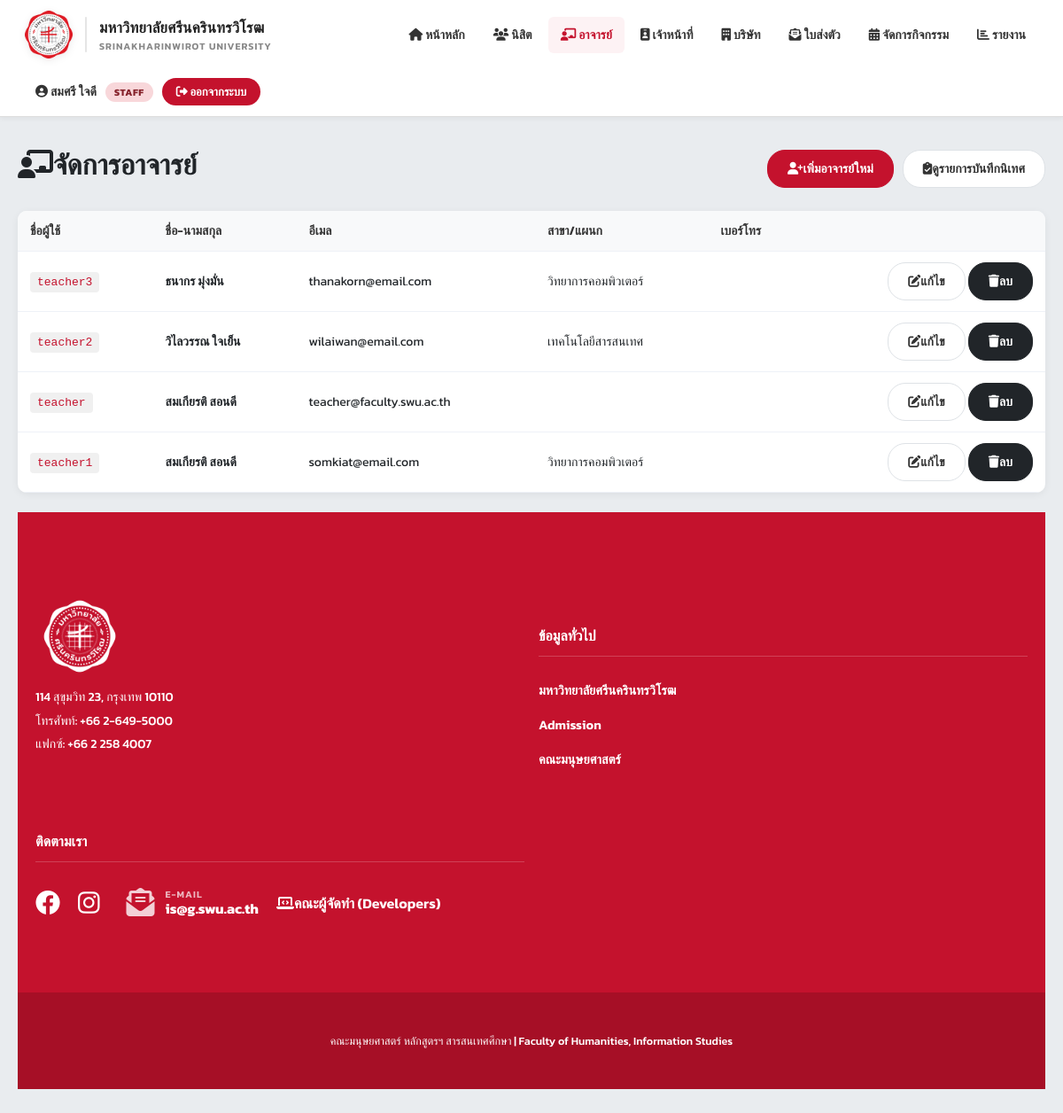
The app's page /staff/teachers.php (signed in) with its own data.
### tables this page shows
CREATE TABLE `teacher` (
  `teacher_id` int NOT NULL COMMENT 'รหัสลำดับที่อาจารย์',
  `username` varchar(50) DEFAULT NULL COMMENT 'ชื่อผู้ใช้ (teacher)',
  `first_name` varchar(100) NOT NULL COMMENT 'ชื่อจริง',
  `last_name` varchar(100) NOT NULL COMMENT 'นามสกุล',
  `department` varchar(100) DEFAULT NULL COMMENT 'ภาควิชา',
  `email` varchar(150) NOT NULL COMMENT 'อีเมล',
  `password` varchar(255) NOT NULL COMMENT 'รหัสผ่าน',
  `phone` varchar(15) DEFAULT NULL COMMENT 'เบอร์ติดต่อ',
  `created_at` datetime DEFAULT CURRENT_TIMESTAMP COMMENT 'วันที่สร้างข้อมูล',
  `academic_position` varchar(100) DEFAULT NULL COMMENT 'ตำแหน่งทางวิชาการ',
  `expertise` text COMMENT 'ประสบการณ์',
  `profile_image` varchar(255) DEFAULT NULL COMMENT 'รูปโปรไฟล์'
);

### includes/db_connect.php (called while the page is built, shortened)
<?php
function h($str) {
    return htmlspecialchars((string)$str, ENT_QUOTES, 'UTF-8');
}

### staff/teachers.php (the view, shortened to what this page needs)
<?php
require '../includes/header.php';
$action = $_GET['action'] ?? 'list';
if ($action === 'list') {
    $teachers = $conn->query('SELECT * FROM teacher ORDER BY first_name')->fetch_all(MYSQLI_ASSOC);
    ?>
<div style="margin-bottom: 20px; display: flex; justify-content: space-between; align-items: center;">
  <h1><i class="fas fa-chalkboard-user me-2"></i>จัดการอาจารย์</h1>
  <div style="display: flex; gap: 10px;">
    <a href="?action=add" class="btn btn-primary"><i class="fas fa-user-plus me-1"></i>เพิ่มอาจารย์ใหม่</a>
    <a href="supervision.php" class="btn btn-secondary"><i class="fas fa-clipboard-check me-1"></i>ดูรายการบันทึกนิเทศ</a>
  </div>
</div>
<?php if (!$teachers): ?>
  <p class="muted">ยังไม่มีอาจารย์</p>
<?php else: ?>
  <div class="card card-table">
    <table class="tbl">
      <thead>
        <tr><th>ชื่อผู้ใช้</th><th>ชื่อ-นามสกุล</th><th>อีเมล</th><th>สาขา/แผนก</th><th>เบอร์โทร</th><th></th></tr>
      </thead>
      <tbody>
        <?php foreach ($teachers as $t): ?>
          <tr>
            <td><code style="background: #f0f0f0; padding: 4px 8px; border-radius: 4px;"><?= h($t['username']) ?></code></td>
            <td><strong><?= h($t['first_name'].' '.$t['last_name']) ?></strong></td>
            <td><?= h($t['email']) ?></td>
            <td><?= h($t['department']) ?></td>
            <td><?= h($t['phone']) ?></td>
            <td style="text-align: right; gap: 8px;">
              <a href="?action=edit&id=<?= (int)$t['teacher_id'] ?>" class="btn btn-sm btn-warning"><i class="fas fa-edit me-1"></i>แก้ไข</a>
              <a href="?action=delete&id=<?= (int)$t['teacher_id'] ?>" class="btn btn-sm btn-danger" onclick="return confirm('ต้องการลบ?')"><i class="fas fa-trash me-1"></i>ลบ</a>
            </td>
          </tr>
        <?php endforeach; ?>
      </tbody>
    </table>
  </div>
<?php endif;
}
require '../includes/footer.php';
?>

### assets/css/style.css (style rules this page uses)
:root { --swu-red: #c4122d; --swu-red-dark: #9b111e; }
* { box-sizing: border-box; }
html, body { height: 100%; }
body { font-family: 'Kanit', sans-serif; background: #e9ecef; color: #212529; overflow-x: hidden; margin: 0; display: flex; flex-direction: column; min-height: 100vh; }
a { color: var(--swu-red); text-decoration: none; }
h1 { margin: 0 0 8px; font-weight: 700; color: #212529; }
.card { background: #fff; border-radius: 10px; box-shadow: 0 2px 8px rgba(0,0,0,.06); margin-bottom: 22px; overflow: hidden; }
.card > h1, .card > h2, .card > h3, .card > p, .card > dl, .card > .alert, .card > form, .card > table, .card > .letter, .card > ul { padding-left: 24px; padding-right: 24px; }
.card > :last-child { padding-bottom: 22px; }
.tbl { width: 100%; border-collapse: collapse; }
.tbl th, .tbl td { padding: 12px 14px; text-align: left; font-size: 14px; border-bottom: 1px solid #eef1f7; }
.tbl th { background: #f8f9fa; font-weight: 600; color: #333; }
.btn { display: inline-block; padding: 10px 22px; border: 1px solid #dee2e6; background: #fff; color: #333; border-radius: 20px; cursor: pointer; font-size: 14px; font-weight: 600; text-decoration: none; font-family: inherit; transition: .2s; }
.btn-primary { background: var(--swu-red); color: #fff; border-color: var(--swu-red); }
.btn-danger { background: #212529; color: #fff; border-color: #212529; }
code { background: #f1f3f5; padding: 2px 8px; border-radius: 4px; font-size: 13px; color: var(--swu-red); font-family: 'Menlo', monospace; }

### records on screen
teacher: username "teacher3", first_name+last_name "ธนากร มุ่งมั่น", email "thanakorn@email.com", department "วิทยาการคอมพิวเตอร์"
teacher: username "teacher2", first_name+last_name "วิไลวรรณ ใจเย็น", email "wilaiwan@email.com", department "เทคโนโลยีสารสนเทศ"
teacher: username "teacher", first_name+last_name "สมเกียรติ สอนดี", email "teacher@faculty.swu.ac.th"
teacher: username "teacher1", first_name+last_name "สมเกียรติ สอนดี", email "somkiat@email.com", department "วิทยาการคอมพิวเตอร์"

### other values on screen
$display_name "สมศรี ใจดี"
$role "STAFF"
